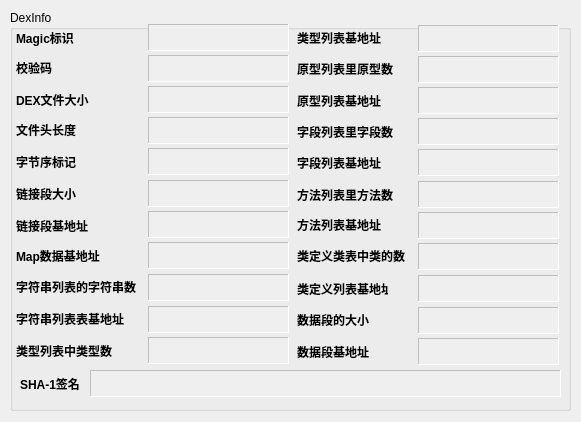
<?xml version="1.0" encoding="UTF-8"?>
<ui version="4.0">
 <class>DexInfo</class>
 <widget class="QWidget" name="DexInfo">
  <property name="windowModality">
   <enum>Qt::WindowModal</enum>
  </property>
  <property name="enabled">
   <bool>true</bool>
  </property>
  <property name="geometry">
   <rect>
    <x>0</x>
    <y>0</y>
    <width>581</width>
    <height>422</height>
   </rect>
  </property>
  <property name="minimumSize">
   <size>
    <width>581</width>
    <height>422</height>
   </size>
  </property>
  <property name="maximumSize">
   <size>
    <width>581</width>
    <height>422</height>
   </size>
  </property>
  <property name="windowTitle">
   <string>DexInformation</string>
  </property>
  <property name="windowIcon">
   <iconset>
    <normaloff>C:/Users/Andy/Desktop/201.png</normaloff>C:/Users/Andy/Desktop/201.png</iconset>
  </property>
  <widget class="QGroupBox" name="groupBox">
   <property name="geometry">
    <rect>
     <x>10</x>
     <y>10</y>
     <width>561</width>
     <height>401</height>
    </rect>
   </property>
   <property name="font">
    <font>
     <pointsize>9</pointsize>
     <weight>50</weight>
     <italic>false</italic>
     <bold>false</bold>
    </font>
   </property>
   <property name="title">
    <string>DexInfo</string>
   </property>
   <widget class="QLabel" name="lab_magic">
    <property name="geometry">
     <rect>
      <x>6</x>
      <y>20</y>
      <width>81</width>
      <height>16</height>
     </rect>
    </property>
    <property name="font">
     <font>
      <weight>75</weight>
      <bold>true</bold>
     </font>
    </property>
    <property name="text">
     <string>Magic标识</string>
    </property>
   </widget>
   <widget class="QLabel" name="lab_checksum">
    <property name="geometry">
     <rect>
      <x>6</x>
      <y>50</y>
      <width>81</width>
      <height>16</height>
     </rect>
    </property>
    <property name="font">
     <font>
      <weight>75</weight>
      <bold>true</bold>
     </font>
    </property>
    <property name="text">
     <string>校验码</string>
    </property>
   </widget>
   <widget class="QLabel" name="lab_dex_file_size">
    <property name="geometry">
     <rect>
      <x>6</x>
      <y>82</y>
      <width>81</width>
      <height>16</height>
     </rect>
    </property>
    <property name="font">
     <font>
      <weight>75</weight>
      <bold>true</bold>
     </font>
    </property>
    <property name="text">
     <string>DEX文件大小</string>
    </property>
   </widget>
   <widget class="QLabel" name="lab_header_size">
    <property name="geometry">
     <rect>
      <x>6</x>
      <y>112</y>
      <width>91</width>
      <height>16</height>
     </rect>
    </property>
    <property name="font">
     <font>
      <weight>75</weight>
      <bold>true</bold>
     </font>
    </property>
    <property name="text">
     <string>文件头长度</string>
    </property>
   </widget>
   <widget class="QLabel" name="lab_endian_tag">
    <property name="geometry">
     <rect>
      <x>6</x>
      <y>144</y>
      <width>71</width>
      <height>16</height>
     </rect>
    </property>
    <property name="font">
     <font>
      <weight>75</weight>
      <bold>true</bold>
     </font>
    </property>
    <property name="text">
     <string>字节序标记</string>
    </property>
   </widget>
   <widget class="QLabel" name="label_link_size">
    <property name="geometry">
     <rect>
      <x>6</x>
      <y>176</y>
      <width>71</width>
      <height>16</height>
     </rect>
    </property>
    <property name="font">
     <font>
      <weight>75</weight>
      <bold>true</bold>
     </font>
    </property>
    <property name="text">
     <string>链接段大小</string>
    </property>
   </widget>
   <widget class="QLabel" name="label_link_off">
    <property name="geometry">
     <rect>
      <x>6</x>
      <y>208</y>
      <width>81</width>
      <height>16</height>
     </rect>
    </property>
    <property name="font">
     <font>
      <weight>75</weight>
      <bold>true</bold>
     </font>
    </property>
    <property name="text">
     <string>链接段基地址</string>
    </property>
   </widget>
   <widget class="QLabel" name="label_map_off">
    <property name="geometry">
     <rect>
      <x>6</x>
      <y>238</y>
      <width>91</width>
      <height>16</height>
     </rect>
    </property>
    <property name="font">
     <font>
      <weight>75</weight>
      <bold>true</bold>
     </font>
    </property>
    <property name="text">
     <string>Map数据基地址</string>
    </property>
   </widget>
   <widget class="QLabel" name="label_string_ids_size">
    <property name="geometry">
     <rect>
      <x>6</x>
      <y>269</y>
      <width>131</width>
      <height>16</height>
     </rect>
    </property>
    <property name="font">
     <font>
      <weight>75</weight>
      <bold>true</bold>
     </font>
    </property>
    <property name="text">
     <string>字符串列表的字符串数</string>
    </property>
   </widget>
   <widget class="QLabel" name="label_string_ids_off">
    <property name="geometry">
     <rect>
      <x>6</x>
      <y>301</y>
      <width>121</width>
      <height>16</height>
     </rect>
    </property>
    <property name="font">
     <font>
      <weight>75</weight>
      <bold>true</bold>
     </font>
    </property>
    <property name="text">
     <string>字符串列表表基地址</string>
    </property>
   </widget>
   <widget class="QLabel" name="label_field_ids_size">
    <property name="geometry">
     <rect>
      <x>287</x>
      <y>114</y>
      <width>111</width>
      <height>16</height>
     </rect>
    </property>
    <property name="font">
     <font>
      <weight>75</weight>
      <bold>true</bold>
     </font>
    </property>
    <property name="text">
     <string>字段列表里字段数</string>
    </property>
   </widget>
   <widget class="QLabel" name="label_proto_ids_size">
    <property name="geometry">
     <rect>
      <x>287</x>
      <y>51</y>
      <width>111</width>
      <height>16</height>
     </rect>
    </property>
    <property name="font">
     <font>
      <weight>75</weight>
      <bold>true</bold>
     </font>
    </property>
    <property name="text">
     <string>原型列表里原型数</string>
    </property>
   </widget>
   <widget class="QLabel" name="label_method_ids_size">
    <property name="geometry">
     <rect>
      <x>287</x>
      <y>177</y>
      <width>111</width>
      <height>16</height>
     </rect>
    </property>
    <property name="font">
     <font>
      <weight>75</weight>
      <bold>true</bold>
     </font>
    </property>
    <property name="text">
     <string>方法列表里方法数</string>
    </property>
   </widget>
   <widget class="QLabel" name="label_field_ids_off">
    <property name="geometry">
     <rect>
      <x>287</x>
      <y>145</y>
      <width>101</width>
      <height>16</height>
     </rect>
    </property>
    <property name="font">
     <font>
      <weight>75</weight>
      <bold>true</bold>
     </font>
    </property>
    <property name="text">
     <string>字段列表基地址</string>
    </property>
   </widget>
   <widget class="QLabel" name="label_method_ids_off">
    <property name="geometry">
     <rect>
      <x>287</x>
      <y>207</y>
      <width>91</width>
      <height>16</height>
     </rect>
    </property>
    <property name="font">
     <font>
      <weight>75</weight>
      <bold>true</bold>
     </font>
    </property>
    <property name="text">
     <string>方法列表基地址</string>
    </property>
   </widget>
   <widget class="QLabel" name="label_data_size">
    <property name="geometry">
     <rect>
      <x>287</x>
      <y>302</y>
      <width>81</width>
      <height>16</height>
     </rect>
    </property>
    <property name="font">
     <font>
      <weight>75</weight>
      <bold>true</bold>
     </font>
    </property>
    <property name="text">
     <string>数据段的大小</string>
    </property>
   </widget>
   <widget class="QLabel" name="label_proto_ids_off">
    <property name="geometry">
     <rect>
      <x>287</x>
      <y>83</y>
      <width>101</width>
      <height>16</height>
     </rect>
    </property>
    <property name="font">
     <font>
      <weight>75</weight>
      <bold>true</bold>
     </font>
    </property>
    <property name="text">
     <string>原型列表基地址</string>
    </property>
   </widget>
   <widget class="QLabel" name="label_type_ids_off">
    <property name="geometry">
     <rect>
      <x>287</x>
      <y>20</y>
      <width>91</width>
      <height>16</height>
     </rect>
    </property>
    <property name="font">
     <font>
      <weight>75</weight>
      <bold>true</bold>
     </font>
    </property>
    <property name="text">
     <string>类型列表基地址</string>
    </property>
   </widget>
   <widget class="QLabel" name="label_class_defs_size">
    <property name="geometry">
     <rect>
      <x>287</x>
      <y>238</y>
      <width>121</width>
      <height>16</height>
     </rect>
    </property>
    <property name="font">
     <font>
      <weight>75</weight>
      <bold>true</bold>
     </font>
    </property>
    <property name="text">
     <string>类定义类表中类的数</string>
    </property>
   </widget>
   <widget class="QLabel" name="label_class_defs_off">
    <property name="geometry">
     <rect>
      <x>287</x>
      <y>271</y>
      <width>91</width>
      <height>16</height>
     </rect>
    </property>
    <property name="font">
     <font>
      <weight>75</weight>
      <bold>true</bold>
     </font>
    </property>
    <property name="text">
     <string>类定义列表基地址</string>
    </property>
   </widget>
   <widget class="QLabel" name="label_type_ids_size">
    <property name="geometry">
     <rect>
      <x>6</x>
      <y>333</y>
      <width>111</width>
      <height>16</height>
     </rect>
    </property>
    <property name="font">
     <font>
      <weight>75</weight>
      <bold>true</bold>
     </font>
    </property>
    <property name="text">
     <string>类型列表中类型数</string>
    </property>
   </widget>
   <widget class="QLabel" name="label_data_off">
    <property name="geometry">
     <rect>
      <x>287</x>
      <y>334</y>
      <width>81</width>
      <height>16</height>
     </rect>
    </property>
    <property name="font">
     <font>
      <weight>75</weight>
      <bold>true</bold>
     </font>
    </property>
    <property name="text">
     <string>数据段基地址</string>
    </property>
   </widget>
   <widget class="QTextEdit" name="text_magic">
    <property name="enabled">
     <bool>false</bool>
    </property>
    <property name="geometry">
     <rect>
      <x>138</x>
      <y>14</y>
      <width>141</width>
      <height>27</height>
     </rect>
    </property>
    <property name="frameShape">
     <enum>QFrame::Panel</enum>
    </property>
   </widget>
   <widget class="QTextEdit" name="text_checksum">
    <property name="enabled">
     <bool>false</bool>
    </property>
    <property name="geometry">
     <rect>
      <x>138</x>
      <y>45</y>
      <width>141</width>
      <height>27</height>
     </rect>
    </property>
    <property name="frameShape">
     <enum>QFrame::Panel</enum>
    </property>
   </widget>
   <widget class="QTextEdit" name="text_file_size">
    <property name="enabled">
     <bool>false</bool>
    </property>
    <property name="geometry">
     <rect>
      <x>138</x>
      <y>76</y>
      <width>141</width>
      <height>27</height>
     </rect>
    </property>
    <property name="frameShape">
     <enum>QFrame::Panel</enum>
    </property>
   </widget>
   <widget class="QTextEdit" name="text_header_size">
    <property name="enabled">
     <bool>false</bool>
    </property>
    <property name="geometry">
     <rect>
      <x>138</x>
      <y>107</y>
      <width>141</width>
      <height>27</height>
     </rect>
    </property>
    <property name="frameShape">
     <enum>QFrame::Panel</enum>
    </property>
   </widget>
   <widget class="QTextEdit" name="text_endian_tag">
    <property name="enabled">
     <bool>false</bool>
    </property>
    <property name="geometry">
     <rect>
      <x>138</x>
      <y>138</y>
      <width>141</width>
      <height>27</height>
     </rect>
    </property>
    <property name="frameShape">
     <enum>QFrame::Panel</enum>
    </property>
   </widget>
   <widget class="QTextEdit" name="text_link_size">
    <property name="enabled">
     <bool>false</bool>
    </property>
    <property name="geometry">
     <rect>
      <x>138</x>
      <y>170</y>
      <width>141</width>
      <height>27</height>
     </rect>
    </property>
    <property name="frameShape">
     <enum>QFrame::Panel</enum>
    </property>
   </widget>
   <widget class="QTextEdit" name="text_link_off">
    <property name="enabled">
     <bool>false</bool>
    </property>
    <property name="geometry">
     <rect>
      <x>138</x>
      <y>201</y>
      <width>141</width>
      <height>27</height>
     </rect>
    </property>
    <property name="frameShape">
     <enum>QFrame::Panel</enum>
    </property>
   </widget>
   <widget class="QTextEdit" name="text_map_off">
    <property name="enabled">
     <bool>false</bool>
    </property>
    <property name="geometry">
     <rect>
      <x>138</x>
      <y>232</y>
      <width>141</width>
      <height>27</height>
     </rect>
    </property>
    <property name="frameShape">
     <enum>QFrame::Panel</enum>
    </property>
   </widget>
   <widget class="QTextEdit" name="text_string_ids_size">
    <property name="enabled">
     <bool>false</bool>
    </property>
    <property name="geometry">
     <rect>
      <x>138</x>
      <y>264</y>
      <width>141</width>
      <height>27</height>
     </rect>
    </property>
    <property name="frameShape">
     <enum>QFrame::Panel</enum>
    </property>
   </widget>
   <widget class="QTextEdit" name="text_string_ids_off">
    <property name="enabled">
     <bool>false</bool>
    </property>
    <property name="geometry">
     <rect>
      <x>138</x>
      <y>296</y>
      <width>141</width>
      <height>27</height>
     </rect>
    </property>
    <property name="frameShape">
     <enum>QFrame::Panel</enum>
    </property>
   </widget>
   <widget class="QTextEdit" name="text_type_ids_size">
    <property name="enabled">
     <bool>false</bool>
    </property>
    <property name="geometry">
     <rect>
      <x>138</x>
      <y>327</y>
      <width>141</width>
      <height>27</height>
     </rect>
    </property>
    <property name="frameShape">
     <enum>QFrame::Panel</enum>
    </property>
   </widget>
   <widget class="QTextEdit" name="text_class_defs_off">
    <property name="enabled">
     <bool>false</bool>
    </property>
    <property name="geometry">
     <rect>
      <x>408</x>
      <y>265</y>
      <width>141</width>
      <height>27</height>
     </rect>
    </property>
    <property name="frameShape">
     <enum>QFrame::Panel</enum>
    </property>
   </widget>
   <widget class="QTextEdit" name="text_proto_ids_off">
    <property name="enabled">
     <bool>false</bool>
    </property>
    <property name="geometry">
     <rect>
      <x>408</x>
      <y>77</y>
      <width>141</width>
      <height>27</height>
     </rect>
    </property>
    <property name="frameShape">
     <enum>QFrame::Panel</enum>
    </property>
   </widget>
   <widget class="QTextEdit" name="text_method_ids_off">
    <property name="enabled">
     <bool>false</bool>
    </property>
    <property name="geometry">
     <rect>
      <x>408</x>
      <y>202</y>
      <width>141</width>
      <height>27</height>
     </rect>
    </property>
    <property name="frameShape">
     <enum>QFrame::Panel</enum>
    </property>
   </widget>
   <widget class="QTextEdit" name="text_field_ids_off">
    <property name="enabled">
     <bool>false</bool>
    </property>
    <property name="geometry">
     <rect>
      <x>408</x>
      <y>139</y>
      <width>141</width>
      <height>27</height>
     </rect>
    </property>
    <property name="frameShape">
     <enum>QFrame::Panel</enum>
    </property>
   </widget>
   <widget class="QTextEdit" name="text_proto_ids_size">
    <property name="enabled">
     <bool>false</bool>
    </property>
    <property name="geometry">
     <rect>
      <x>408</x>
      <y>46</y>
      <width>141</width>
      <height>27</height>
     </rect>
    </property>
    <property name="frameShape">
     <enum>QFrame::Panel</enum>
    </property>
   </widget>
   <widget class="QTextEdit" name="text_field_ids_size">
    <property name="enabled">
     <bool>false</bool>
    </property>
    <property name="geometry">
     <rect>
      <x>408</x>
      <y>108</y>
      <width>141</width>
      <height>27</height>
     </rect>
    </property>
    <property name="frameShape">
     <enum>QFrame::Panel</enum>
    </property>
   </widget>
   <widget class="QTextEdit" name="text_type_ids_off">
    <property name="enabled">
     <bool>false</bool>
    </property>
    <property name="geometry">
     <rect>
      <x>408</x>
      <y>15</y>
      <width>141</width>
      <height>27</height>
     </rect>
    </property>
    <property name="frameShape">
     <enum>QFrame::Panel</enum>
    </property>
   </widget>
   <widget class="QTextEdit" name="text_data_size">
    <property name="enabled">
     <bool>false</bool>
    </property>
    <property name="geometry">
     <rect>
      <x>408</x>
      <y>297</y>
      <width>141</width>
      <height>27</height>
     </rect>
    </property>
    <property name="frameShape">
     <enum>QFrame::Panel</enum>
    </property>
   </widget>
   <widget class="QTextEdit" name="text_class_defs_size">
    <property name="enabled">
     <bool>false</bool>
    </property>
    <property name="geometry">
     <rect>
      <x>408</x>
      <y>233</y>
      <width>141</width>
      <height>27</height>
     </rect>
    </property>
    <property name="frameShape">
     <enum>QFrame::Panel</enum>
    </property>
   </widget>
   <widget class="QTextEdit" name="text_method_ids_size">
    <property name="enabled">
     <bool>false</bool>
    </property>
    <property name="geometry">
     <rect>
      <x>408</x>
      <y>171</y>
      <width>141</width>
      <height>27</height>
     </rect>
    </property>
    <property name="frameShape">
     <enum>QFrame::Panel</enum>
    </property>
   </widget>
   <widget class="QTextEdit" name="text_data_off">
    <property name="enabled">
     <bool>false</bool>
    </property>
    <property name="geometry">
     <rect>
      <x>408</x>
      <y>328</y>
      <width>141</width>
      <height>27</height>
     </rect>
    </property>
    <property name="frameShape">
     <enum>QFrame::Panel</enum>
    </property>
   </widget>
   <widget class="QLabel" name="label_sha">
    <property name="geometry">
     <rect>
      <x>10</x>
      <y>366</y>
      <width>71</width>
      <height>16</height>
     </rect>
    </property>
    <property name="font">
     <font>
      <weight>75</weight>
      <bold>true</bold>
     </font>
    </property>
    <property name="text">
     <string>SHA-1签名</string>
    </property>
   </widget>
   <widget class="QTextEdit" name="text_sha">
    <property name="enabled">
     <bool>false</bool>
    </property>
    <property name="geometry">
     <rect>
      <x>80</x>
      <y>360</y>
      <width>471</width>
      <height>27</height>
     </rect>
    </property>
    <property name="frameShape">
     <enum>QFrame::Panel</enum>
    </property>
   </widget>
  </widget>
 </widget>
 <resources/>
 <connections/>
</ui>
